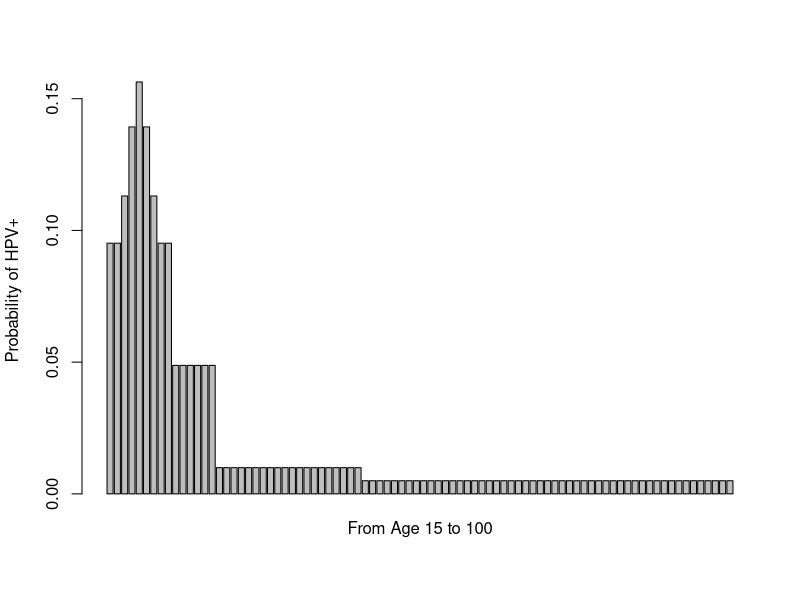

Recreate this plot in R.
library(tidyverse)
library(readxl)

# ==========================================================================================
# Misc --------------------------------------------------------------------
# ==========================================================================================
# COMPARISON GROUPS: VACCINE(A) AND PLACEBO (B).

# Function to convert rate to probability assuming cons rate:
rateConversionCons <- function(r, timelength) {
 for (i in 1:timelength) {
  P <- 1 - exp(-r * 1:i)
 }
 print(P)
}

# Each cohort collected from each study's end-point. All data extracted only includes 
# estimates from per-protocol pop and susceptible population. This is due to the fact that
# the per protocol analysis strategy may be subject to bias as the reasons for non-compliance
# may be related to treatment (Cochrane.org/glossary)

# Note on conversion between rates and probabilities (Fleurence R., 2007):
# If an event occurs at a constant rate r per time unit t, then the probability that an 
# event will occur during time t is given by equation 1 (note that the unit of time used
# in r and t must be the same):

#      p = 1 - exp(-r * t)

# On the other hand, if we have a probability and we want to convert it to a rate,

#      r = - (1 / t) * log(1 - p)

# Note: the included statistics for HPV-6, HPV-11, HPV-16, and HPV-18 as model assesses
# quadrivalent vaccine efficacy.

# ==========================================================================================
# Age-specific all cause mortality --------------------------------------------------
# ==========================================================================================
# Import ASSA mortality table:
mort_data <- read_excel("Evidence_Synthesis/mortality tables.xls", 
                        sheet = "ASSA data", range = "B3:C94")

# Total Pop. divided by total deaths:
v_r_mort_by_age <- mort_data[, 2] / mort_data[, 1]
v_r_mort_by_age

# Therefore, all-less HPV mortality calculated as All-cause mortality - HPV mortality, i.e.
# the number of people who die due to cervical cancer.

# ==========================================================================================
# Age-specific HPV incidence ----------------------------------------------------
# ==========================================================================================

# Study 1: Sinanovic, E., et al. 2009 -------------------------------------
# The potential cost-effectiveness of adding a human papillomavirus vaccine to the cervical
# cancer screening programme in South Africa

# Age-specific incidence:
age_group <- c("15-16", "17", "18", "19", "20", "21", "22-23", "24-29", "30-49", "50≥")
incidence <- as.numeric(c(.1, .12, .15, .17, .15, .12, .1, .05, .01, .005))

# Convert rate to probability:
p_Age <- 1 - exp(-incidence * 1)

Pr_Age <- cbind(age_group, round(p_Age, 4))
Pr_Age

p_Age <- c(rep(p_Age[1], length(15:16)), rep(p_Age[2], 1), rep(p_Age[3], 1), 
           rep(p_Age[4], 1), rep(p_Age[5], 1), rep(p_Age[6], 1), 
           rep(p_Age[7], length(22:23)), rep(p_Age[8], length(24:29)), 
           rep(p_Age[9], length(30:49)), rep(p_Age[10], length(50:100)))
barplot(p_Age, names.arg = "From Age 15 to 100", ylab = "Probability of HPV+")

# ==========================================================================================
# Vaccine efficacy --------------------------------------------------------
# ==========================================================================================
# Vaccine efficacy, expressed as the reduction in the occurrence of HPV due to vaccination.
# Individuals who are vaccinated fully experience a rate of occurrence of HPV that is 
# (1 – alpha) times that of those who are not vaccinated (Favato G., et al. 2012).

# Study 1: Munoz N., et al. 2009 ------------------------------------------
# Safety, immunogenicity, and eðcacy of quadrivalent human papillomavirus (types 6, 11, 16, 
# 18) recombinant vaccine in women aged 24–45 years: a randomised, double-blind trial.

# Women aged 24–45 years with no history of genital warts or cervical disease were enrolled 
# from community health centres, academic health centres, and primary health-care providers 
# into an ongoing multicentre, parallel, randomised, placebo-controlled, double-blind study.

# Events by group:
# tB:4
# nB:1615

# tA:41
# nA:1607

 # Study 2: Villa L, et al. 2006 -------------------------------------------
# High sustained efficacy of a prophylactic quadrivalent human papillomavirus types 
# 6/11/16/18 L1 virus-like particle vaccine through 5 years of follow-up.

# The study enrolled nonpregnant, healthy women who had no prior abnormal Pap smears, and 
# reported a lifetime history of four or fewer male sex partners.

# Events by group:
# tB:2
# nB:235

# tA:45
# nA:233

# Study 3: Catellsague X., et al. 2011 ------------------------------------
# End-of-study safety, immunogenicity, and efficacy of quadrivalent HPV (types 6, 11, 16, 
# 18) recombinant vaccine in adult women 24–45 years of age.

# Study enrolled 3819 24–45-year-old women with no history of cervical disease or genital 
# warts in the past 5 years.

# Events by group:
# tB:1
# nB:1578

# tA:38
# nA:1583

# Study 4: Garland S., et al. FUTURE I 2007 -------------------------------
# Quadrivalent Vaccine against Human Papillomavirus to Prevent Anogenital Diseases.

# Vaccine Efficacy against External Anogenital, Vaginal, and Cervical Lesions Associated 
# with HPV-6, HPV-11, HPV-16, or HPV-18 or Regardless of HPV Type.

# PPE pop:
# Events by group:
# tB:0
# nB:2261

# tA:60
# nA:2279

# Unrestricted susceptible pop:
# Events by group:
# tB:4
# nB:2667

# tA:81
# nA:2684

# Study 5: Wei L., et al. 2018 --------------------------------------------
# Efficacy of quadrivalent human papillomavirus vaccine against persistent infection and 
# genital disease in Chinese women: A randomized, placebo-controlled trial with 78-month 
# follow-up.

# Pregnant women and those with a history of genital warts or significant cervical disease, 
# active cervical disease, or prior HPV vaccine recipients were excluded.

# Events by group:
# tB:3
# nB:1271

# tA:48
# nA:1243

# Study 6: Koutsky L., et al. FUTURE II Group. 2007 -----------------------
# Quadrivalent Vaccine against Human Papillomavirus to Prevent High-Grade Cervical Lesions.

# PPE pop:
# Events by group:
# tB:1
# nB:5305

# tA:42
# nA:5260

# Unrestricted susceptible pop:
# Events by group:
# tB:3
# nB:5865

# tA:62
# nA:5863

# Study 7: Perez G., et al. 2008 ------------------------------------------
# Safety, immunogenicity, and efficacy of quadrivalent human papillomavirus (types 6, 11, 16, 
# 18) L1 virus-like-particle 2vaccine in Latin American women.

# This study did not exclude subjects with prior HPV infection.

# Events by group:
# tB:3
# nB:1990

# tA:25
# nA:1880
	
# ==========================================================================================
# Genital Warts -----------------------------------------------------------
# ==========================================================================================
# Probability of Condyloma.

# Study 1: Villa L, et al. 2006 -------------------------------------------
# High sustained efficacy of a prophylactic quadrivalent human papillomavirus types 
# 6/11/16/18 L1 virus-like particle vaccine through 5 years of follow-up.

# The study enrolled nonpregnant, healthy women who had no prior abnormal Pap smears, and 
# reported a lifetime history of four or fewer male sex partners.

# Events by group:
# tA:0
# nA:235

# tB:3
# nB:233

# Study 2: Garland S., et al. FUTURE I 2007 -------------------------------
# Quadrivalent Vaccine against Human Papillomavirus to Prevent Anogenital Diseases.

# Vaccine Efficacy against External Anogenital, Vaginal, and Cervical Lesions Associated 
# with HPV-6, HPV-11, HPV-16, or HPV-18 or Regardless of HPV Type.

# Events by group:
# tA:0
# nA:2261

# tB:48
# nB:2279

# Study 3: Perez G., et al. 2008 ------------------------------------------
# Safety, immunogenicity, and efficacy of quadrivalent human papillomavirus (types 6, 11, 16, 
# 18) L1 virus-like-particle vaccine in Latin American women.

# This study did not exclude subjects with prior HPV infection.

# Events by group:
# tA:0
# nA:2429

# tB:45
# nB:2396

# ==========================================================================================
# LSIL -----------------------------------------------------
# ==========================================================================================
# Low-Grade Squamous Intraepithelial Lesions

# Data collated from per-protocol population. CIN 1 graded as LSIL.

# Study 1: Wei L., et al. 2018 --------------------------------------------
# Efficacy of quadrivalent human papillomavirus vaccine against persistent infection and 
# genital disease in Chinese women: A randomized, placebo-controlled trial with 78-month 
# follow-up.

# Pregnant women and those with a history of genital warts or significant cervical disease, 
# active cervical disease, or prior HPV vaccine recipients were excluded.

# Events by group:
# tA:1
# nA:1271

# tB:29
# nB:1243

# Study 2: Catellsague X., et al. 2011 ------------------------------------
# End-of-study safety, immunogenicity, and efficacy of quadrivalent HPV (types 6, 11, 16, 
# 18) recombinant vaccine in adult women 24–45 years of age.

# Study enrolled 3819 24–45-year-old women with no history of cervical disease or genital 
# warts in the past 5 years.

# Events by group:
# tA:0
# nA:1578

# tB:25
# nB:1583

# Study 3: Garland S., et al. FUTURE I 2007 -------------------------------
# Quadrivalent Vaccine against Human Papillomavirus to Prevent Anogenital Diseases.

# Vaccine Efficacy against External Anogenital, Vaginal, and Cervical Lesions Associated 
# with HPV-6, HPV-11, HPV-16, or HPV-18 or Regardless of HPV Type.

# Events by group:
# tA:0
# nA:2241

# tB:49
# nB:2258

# Study 4: Perez G., et al. 2008 ------------------------------------------
# Safety, immunogenicity, and efficacy of quadrivalent human papillomavirus (types 6, 11, 16, 
# 18) L1 virus-like-particle vaccine in Latin American women.

# This study did not exclude subjects with prior HPV infection.

# Events by group:
# tA:2
# nA:2415

# tB:29
# nB:2377

# ==========================================================================================
# HSIL -----------------------------------------------------
# ==========================================================================================
# High-Grade Squamous Intraepithelial Lesions.

# Data collated from per-protocol population. CIN 2/3 graded as HSIL.

# Study 1: Wei L., et al. 2018 --------------------------------------------
# Efficacy of quadrivalent human papillomavirus vaccine against persistent infection and 
# genital disease in Chinese women: A randomized, placebo-controlled trial with 78-month 
# follow-up.

# Pregnant women and those with a history of genital warts or significant cervical disease, 
# active cervical disease, or prior HPV vaccine recipients were excluded.

# Events by group:
# tA:0 
# nA:1271

# tB:3
# nB:1243

# Study 2: Catellsague X., et al. 2011 ------------------------------------
# End-of-study safety, immunogenicity, and efficacy of quadrivalent HPV (types 6, 11, 16, 
# 18) recombinant vaccine in adult women 24–45 years of age.

# Study enrolled 3819 24–45-year-old women with no history of cervical disease or genital 
# warts in the past 5 years.

# Events by group:
# tA:0
# nA:1578

# tB:0
# nB:1583

# Study 3: Garland S., et al. FUTURE I 2007 -------------------------------
# Quadrivalent Vaccine against Human Papillomavirus to Prevent Anogenital Diseases.

# Vaccine Efficacy against External Anogenital, Vaginal, and Cervical Lesions Associated 
# with HPV-6, HPV-11, HPV-16, or HPV-18 or Regardless of HPV Type.

# Events by group:
# tA:0
# nA:2241

# tB:38
# nB:2258

# Study 4: Perez G., et al. 2008 ------------------------------------------
# Safety, immunogenicity, and efficacy of quadrivalent human papillomavirus (types 6, 11, 16, 
# 18) L1 virus-like-particle vaccine in Latin American women.

# This study did not exclude subjects with prior HPV infection.

# Events by group:
# tA:1
# nA:2415

# tB:21
# nB:2377

# ==========================================================================================
# Cervical Adenocarcinoma -------------------------------------------------
# ==========================================================================================
# Use observational studies to obtain incidence or prevalence.

# Study 1: Sinanovic, E., et al. 2009 -------------------------------------
# The potential cost-effectiveness of adding a human papillomavirus vaccine to the cervical
# cancer screening programme in South Africa

# Progression rate HSIL to stage I cancer:

# Data collated from per-protocol population.

# Study 2: Garland S., et al. FUTURE I 2007 -------------------------------
# Quadrivalent Vaccine against Human Papillomavirus to Prevent Anogenital Diseases.

# Vaccine Efficacy against External Anogenital, Vaginal, and Cervical Lesions Associated 
# with HPV-6, HPV-11, HPV-16, or HPV-18 or Regardless of HPV Type.

# Events by group:
# tA:0
# nA:2241

# tB:6
# nB:2258